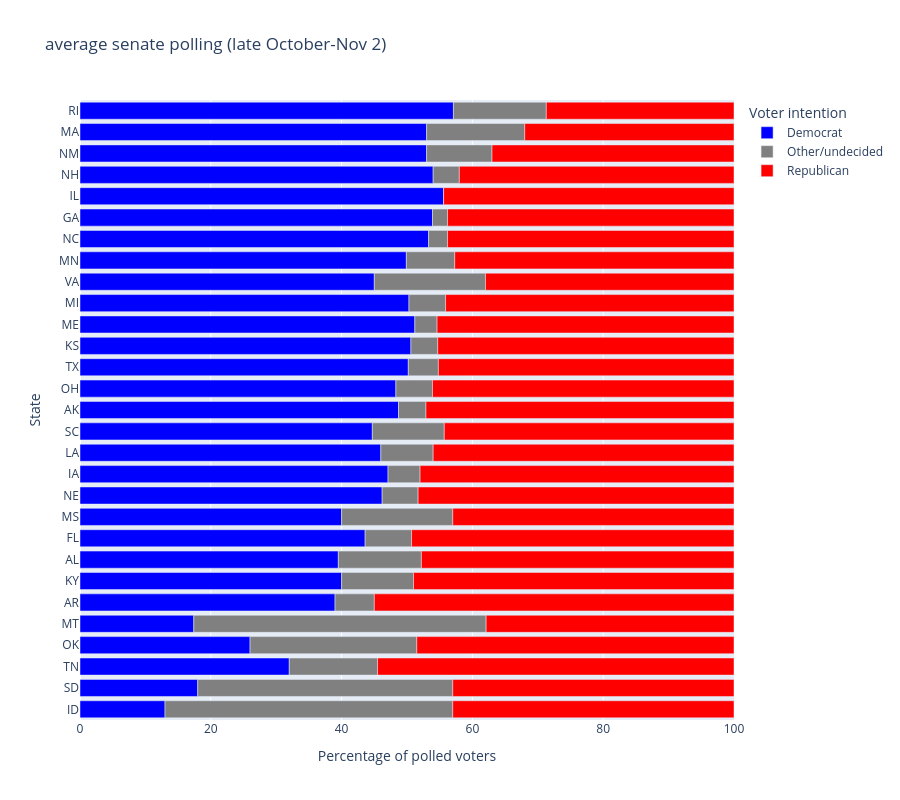

Notebook source saved alongside this figure:
### Code cell
party_names = {"dem": "Democrat",  "other": "Other/undecided", "rep": "Republican"}

colors = {"Democrat": "blue", "Other/undecided": "grey", "Republican": "red"}

senate_sorted = senate.sort_values("margin").rename(columns=party_names)

fig = px.bar(
    senate_sorted, # the data we want to visualize
    x=["Democrat", "Other/undecided", "Republican"], #the x axis
    y="state",  # the y axis
    orientation="h", 
    color_discrete_map=colors, #directly map colors to columns
    labels={"value":"Percent", "state": "State"},
    hover_data={"polls":True,"latest":True}, # selecting extra columns to display on mouse hover
    height=800, # height of graph, setting this explicitly so it's big enough to display everything
    title="average senate polling (late October-Nov 2)"
)

fig.update_layout(
    legend_title_text="Voter intention",
    xaxis_title="Percentage of polled voters",
    xaxis_range=[0,100]  # stretches data across full width of graph
)

fig.show()  # displays the graph

### Figure 1 — Plotly figure (JSON) as saved in the notebook; plotly's stock layout.template omitted (floating-point values rounded to 4 significant figures)
{"data": [{"customdata": [[1, "2026-07-30"], [1, "2026-05-30"], [1, "2026-08-26"], [1, "2026-08-06"], [3, "2026-10-23"], [1, "2026-10-28"], [1, "2026-08-27"], [1, "2026-10-24"], [7, "2026-10-30"], [1, "2026-10-22"], [4, "2026-10-29"], [4, "2026-11-01"], [2, "2026-10-31"], [5, "2026-10-29"], [2, "2026-10-30"], [6, "2026-11-01"], [11, "2026-11-01"], [5, "2026-11-01"], [5, "2026-11-01"], [5, "2026-11-01"], [1, "2025-01-15"], [4, "2026-11-01"], [3, "2026-10-29"], [3, "2026-10-23"], [1, "2026-10-30"], [1, "2026-10-31"], [1, "2026-10-09"], [1, "2026-10-31"], [2, "2026-10-11"]], "hovertemplate": "variable=Democrat<br>Percent=%{x}<br>State=%{y}<br>polls=%{customdata[0]}<br>latest=%{customdata[1]}<extra></extra>", "legendgroup": "Democrat", "marker": {"color": "blue", "pattern": {"shape": ""}}, "name": "Democrat", "orientation": "h", "showlegend": true, "textposition": "auto", "type": "bar", "x": [13.0, 18.0, 32.0, 26.0, 17.4, 39.0, 40.0, 39.5, 43.6, 40.0, 46.2, 47.1, 46.0, 44.7, 48.7, 48.3, 50.2, 50.6, 51.2, 50.3, 45.0, 49.9, 53.3, 53.9, 55.6, 54.0, 53.0, 53.0, 57.1], "xaxis": "x", "y": ["ID", "SD", "TN", "OK", "MT", "AR", "KY", "AL", "FL", "MS", "NE", "IA", "LA", "SC", "AK", "OH", "TX", "KS", "ME", "MI", "VA", "MN", "NC", "GA", "IL", "NH", "NM", "MA", "RI"], "yaxis": "y"}, {"customdata": [[1, "2026-07-30"], [1, "2026-05-30"], [1, "2026-08-26"], [1, "2026-08-06"], [3, "2026-10-23"], [1, "2026-10-28"], [1, "2026-08-27"], [1, "2026-10-24"], [7, "2026-10-30"], [1, "2026-10-22"], [4, "2026-10-29"], [4, "2026-11-01"], [2, "2026-10-31"], [5, "2026-10-29"], [2, "2026-10-30"], [6, "2026-11-01"], [11, "2026-11-01"], [5, "2026-11-01"], [5, "2026-11-01"], [5, "2026-11-01"], [1, "2025-01-15"], [4, "2026-11-01"], [3, "2026-10-29"], [3, "2026-10-23"], [1, "2026-10-30"], [1, "2026-10-31"], [1, "2026-10-09"], [1, "2026-10-31"], [2, "2026-10-11"]], "hovertemplate": "variable=Other/undecided<br>Percent=%{x}<br>State=%{y}<br>polls=%{customdata[0]}<br>latest=%{customdata[1]}<extra></extra>", "legendgroup": "Other/undecided", "marker": {"color": "grey", "pattern": {"shape": ""}}, "name": "Other/undecided", "orientation": "h", "showlegend": true, "textposition": "auto", "type": "bar", "x": [44.0, 39.0, 13.5, 25.5, 44.7, 6.0, 11.0, 12.7, 7.1, 17.0, 5.5, 4.9, 8.0, 11.0, 4.2, 5.6, 4.6, 4.1, 3.4, 5.6, 17.0, 7.4, 2.9, 2.3, 0.0, 4.0, 10.0, 15.0, 14.2], "xaxis": "x", "y": ["ID", "SD", "TN", "OK", "MT", "AR", "KY", "AL", "FL", "MS", "NE", "IA", "LA", "SC", "AK", "OH", "TX", "KS", "ME", "MI", "VA", "MN", "NC", "GA", "IL", "NH", "NM", "MA", "RI"], "yaxis": "y"}, {"customdata": [[1, "2026-07-30"], [1, "2026-05-30"], [1, "2026-08-26"], [1, "2026-08-06"], [3, "2026-10-23"], [1, "2026-10-28"], [1, "2026-08-27"], [1, "2026-10-24"], [7, "2026-10-30"], [1, "2026-10-22"], [4, "2026-10-29"], [4, "2026-11-01"], [2, "2026-10-31"], [5, "2026-10-29"], [2, "2026-10-30"], [6, "2026-11-01"], [11, "2026-11-01"], [5, "2026-11-01"], [5, "2026-11-01"], [5, "2026-11-01"], [1, "2025-01-15"], [4, "2026-11-01"], [3, "2026-10-29"], [3, "2026-10-23"], [1, "2026-10-30"], [1, "2026-10-31"], [1, "2026-10-09"], [1, "2026-10-31"], [2, "2026-10-11"]], "hovertemplate": "variable=Republican<br>Percent=%{x}<br>State=%{y}<br>polls=%{customdata[0]}<br>latest=%{customdata[1]}<extra></extra>", "legendgroup": "Republican", "marker": {"color": "red", "pattern": {"shape": ""}}, "name": "Republican", "orientation": "h", "showlegend": true, "textposition": "auto", "type": "bar", "x": [43.0, 43.0, 54.5, 48.5, 37.9, 55.0, 49.0, 47.8, 49.3, 43.0, 48.3, 48.0, 46.0, 44.3, 47.1, 46.1, 45.2, 45.3, 45.4, 44.1, 38.0, 42.7, 43.8, 43.8, 44.4, 42.0, 37.0, 32.0, 28.7], "xaxis": "x", "y": ["ID", "SD", "TN", "OK", "MT", "AR", "KY", "AL", "FL", "MS", "NE", "IA", "LA", "SC", "AK", "OH", "TX", "KS", "ME", "MI", "VA", "MN", "NC", "GA", "IL", "NH", "NM", "MA", "RI"], "yaxis": "y"}], "layout": {"barmode": "relative", "height": 800, "legend": {"title": {"text": "Voter intention"}, "tracegroupgap": 0}, "title": {"text": "average senate polling (late October-Nov 2)"}, "xaxis": {"anchor": "y", "domain": [0, 1], "range": [0, 100], "title": {"text": "Percentage of polled voters"}}, "yaxis": {"anchor": "x", "domain": [0, 1], "title": {"text": "State"}}}}
